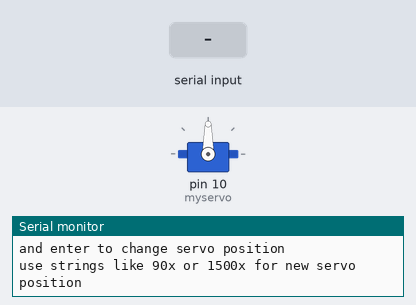
The sketch below on a simulated Arduino Uno, built with avr-gcc and run on an emulated ATmega328P. Parts: servo, the last lines printed to the serial monitor. Inputs (shaded band) come from the test bench.

Above: at 1.3 s.
1.4 s: "s" received over Serial
At 2.4 s:
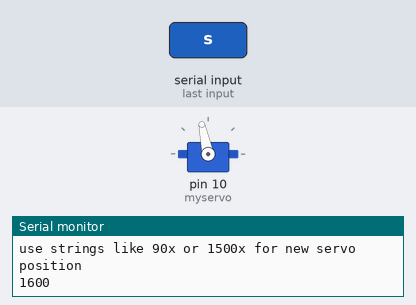
2.9 s: "a" received over Serial
At 3.6 s:
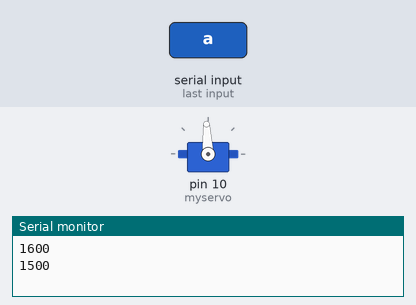
Timing chart, 0 to 5.9 s (numbered marks = the images above; inputs shaded):
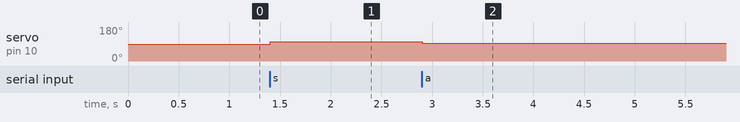

Measured:
- after the input at 1.4 s, servo on pin 10 (myservo): 90° → 102° at once
- after the input at 2.9 s, servo on pin 10 (myservo): 102° → 93° at once

The sketch:

ServoValues.ino
```cpp
// zoomkat 3-28-14 serial servo incremental test code
// using serial monitor type a character (s to increase or a
// to decrease) and enter to change servo position
// (two hands required, one for letter entry and one for enter key)
// use strings like 90x or 1500x for new servo position
// for IDE 1.0.5 and later
// Powering a servo from the arduino usually *DOES NOT WORK*.

#include<Servo.h>
String readString;
Servo myservo;
int pos=1500; //~neutral value for continous rotation servo
//int pos=90;

void setup()
{
  myservo.attach(10); //, 400, 2600); //servo control pin, and range if desired
  Serial.begin(9600);
  Serial.println("serial servo incremental test code");
  Serial.println("type a character (s to increase or a to decrease)");
  Serial.println("and enter to change servo position");
  Serial.println("use strings like 90x or 1500x for new servo position");
  Serial.println();
}

void loop()
{
  while (Serial.available()) {
    char c = Serial.read();  //gets one byte from serial buffer
    readString += c; //makes the string readString
    delay(2);  //slow looping to allow buffer to fill with next character
  }
  if (readString.length() >0) {
    if(readString.indexOf('x') >0) {
      pos = readString.toInt();
    }

    if(readString =="a"){
      (pos=pos-100); //use larger numbers for larger increments
      if(pos<0) (pos=0); //prevent negative number
    }
    if (readString =="s"){
      (pos=pos+100);
    }

    if(pos >= 400) //determine servo write method
    {
      Serial.println(pos);
      myservo.writeMicroseconds(pos);
    }
    else
    {
      Serial.println(pos);
      myservo.write(pos);
    }
  }
  readString=""; //empty for next input
}
```
